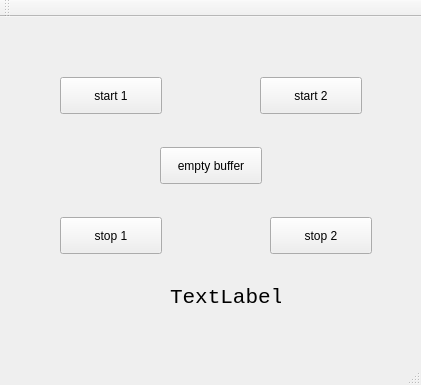
<?xml version="1.0" encoding="UTF-8"?>
<ui version="4.0">
 <class>MainWindow</class>
 <widget class="QMainWindow" name="MainWindow">
  <property name="geometry">
   <rect>
    <x>0</x>
    <y>0</y>
    <width>421</width>
    <height>385</height>
   </rect>
  </property>
  <property name="windowTitle">
   <string>MainWindow</string>
  </property>
  <property name="styleSheet">
   <string notr="true">QPushButton{
min-width: 100px;
min-height: 35px;

}</string>
  </property>
  <widget class="QWidget" name="centralWidget">
   <widget class="QPushButton" name="pushButton">
    <property name="geometry">
     <rect>
      <x>60</x>
      <y>200</y>
      <width>102</width>
      <height>37</height>
     </rect>
    </property>
    <property name="text">
     <string>stop 1</string>
    </property>
   </widget>
   <widget class="QPushButton" name="pushButton_2">
    <property name="geometry">
     <rect>
      <x>270</x>
      <y>200</y>
      <width>102</width>
      <height>37</height>
     </rect>
    </property>
    <property name="text">
     <string>stop 2</string>
    </property>
   </widget>
   <widget class="QPushButton" name="pushButton_3">
    <property name="geometry">
     <rect>
      <x>60</x>
      <y>60</y>
      <width>102</width>
      <height>37</height>
     </rect>
    </property>
    <property name="text">
     <string>start 1</string>
    </property>
   </widget>
   <widget class="QPushButton" name="pushButton_4">
    <property name="geometry">
     <rect>
      <x>260</x>
      <y>60</y>
      <width>102</width>
      <height>37</height>
     </rect>
    </property>
    <property name="text">
     <string>start 2</string>
    </property>
   </widget>
   <widget class="QPushButton" name="pushButton_5">
    <property name="geometry">
     <rect>
      <x>160</x>
      <y>130</y>
      <width>102</width>
      <height>37</height>
     </rect>
    </property>
    <property name="text">
     <string>empty buffer</string>
    </property>
   </widget>
   <widget class="QLabel" name="label">
    <property name="geometry">
     <rect>
      <x>170</x>
      <y>260</y>
      <width>111</width>
      <height>41</height>
     </rect>
    </property>
    <property name="font">
     <font>
      <family>Consolas</family>
      <pointsize>16</pointsize>
     </font>
    </property>
    <property name="text">
     <string>TextLabel</string>
    </property>
   </widget>
  </widget>
  <widget class="QMenuBar" name="menuBar">
   <property name="geometry">
    <rect>
     <x>0</x>
     <y>0</y>
     <width>421</width>
     <height>22</height>
    </rect>
   </property>
  </widget>
  <widget class="QToolBar" name="mainToolBar">
   <attribute name="toolBarArea">
    <enum>TopToolBarArea</enum>
   </attribute>
   <attribute name="toolBarBreak">
    <bool>false</bool>
   </attribute>
  </widget>
  <widget class="QStatusBar" name="statusBar"/>
 </widget>
 <layoutdefault spacing="6" margin="11"/>
 <resources/>
 <connections/>
</ui>
